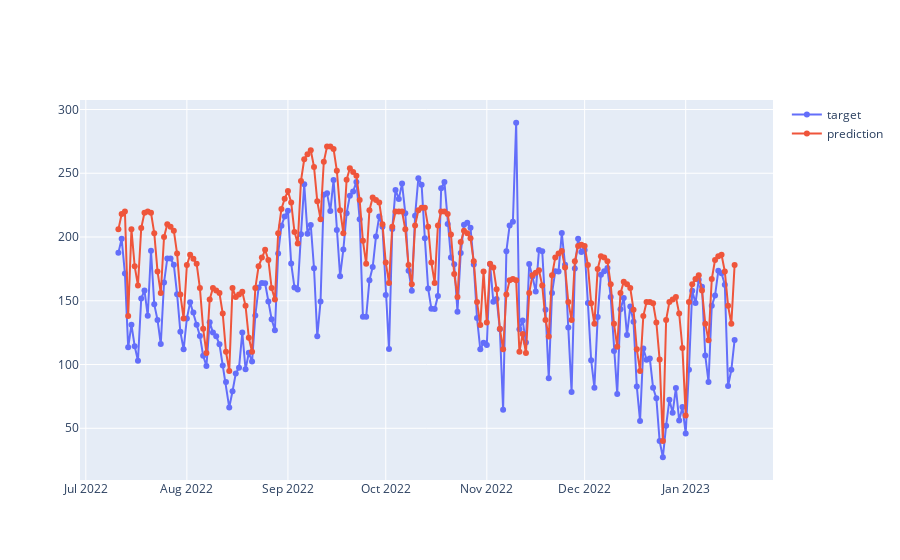

The notebook cell this image was saved under:
### Code cell
#Initialisation du modèle
model = Prophet(holidays = df_jours_feries ,seasonality_mode='additive', yearly_seasonality=True, weekly_seasonality=True, daily_seasonality=True)

#train & test set.
train ,  test = df_traffic_date[df_traffic_date.date < pd.to_datetime('2022-07-11')].reset_index(drop = True) ,\
df_traffic_date[df_traffic_date.date >= pd.to_datetime('2022-07-11')].reset_index(drop = True)

# Renommage des colonnes avant de fitter avec Prophet
ncols = train.columns.values
ncols[0] , ncols[1] = 'ds' , 'y'

train.columns , test.columns = ncols , ncols

# Entrainement du modèle
model.fit(train)

# Prediction
y_pred_velo = model.predict(test)['yhat'].round()

# Evaluation
evaluate(test.y.values , y_pred_velo.values , df_traffic_date[df_traffic_date.date >= pd.to_datetime('2022-07-11')].date)

### Figure 1 — Plotly figure (JSON) as saved in the notebook; plotly's stock layout.template omitted (floating-point values rounded to 4 significant figures; data arrays with more than 128 entries replaced by an {"elided": "..."} marker saying what was removed)
{"data": [{"mode": "lines+markers", "name": "target", "type": "scatter", "x": {"elided": "190 str values"}, "y": {"elided": "190 float values"}}, {"mode": "lines+markers", "name": "prediction", "type": "scatter", "x": {"elided": "190 str values"}, "y": {"elided": "190 int values"}}], "layout": {}}
